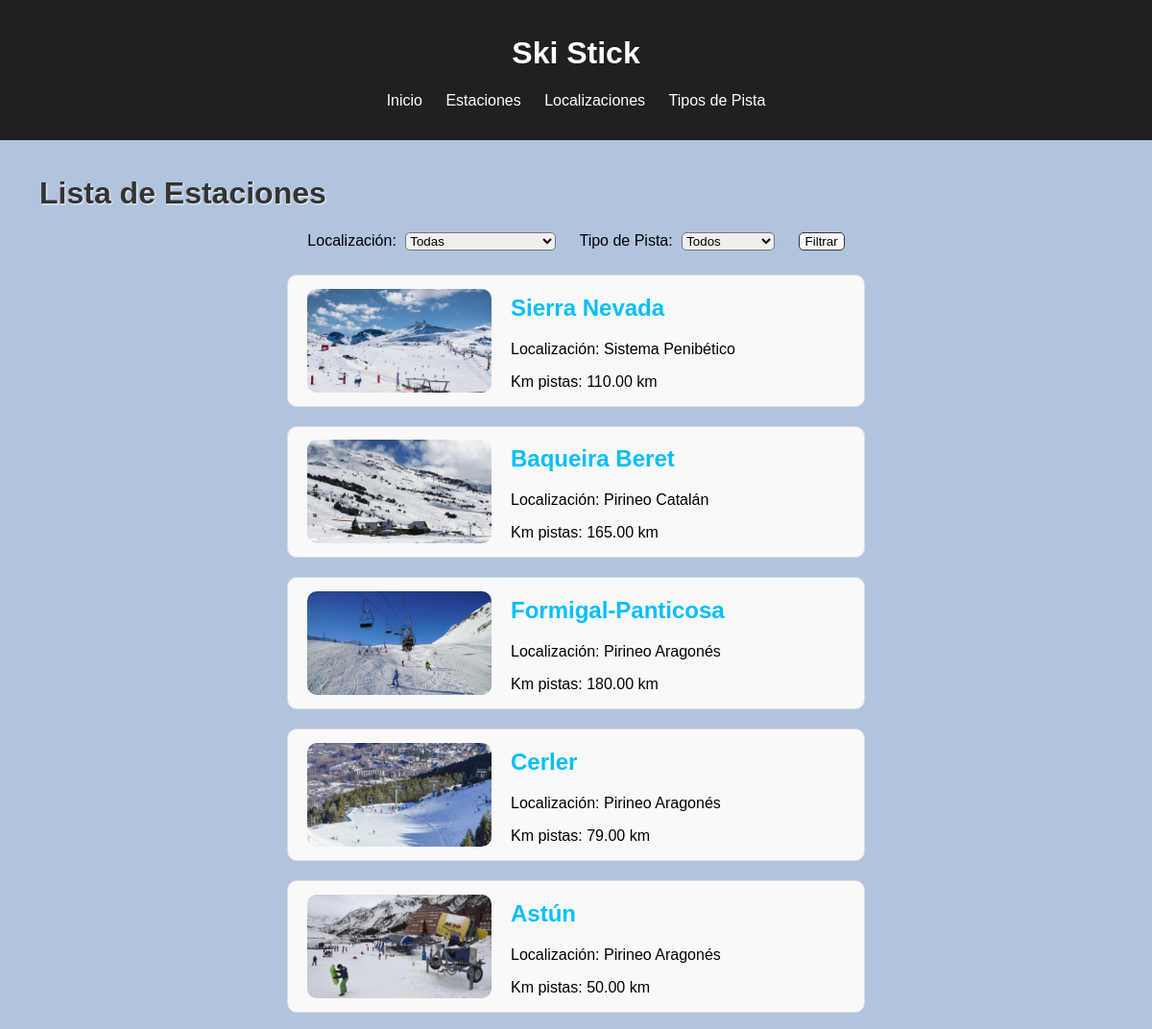
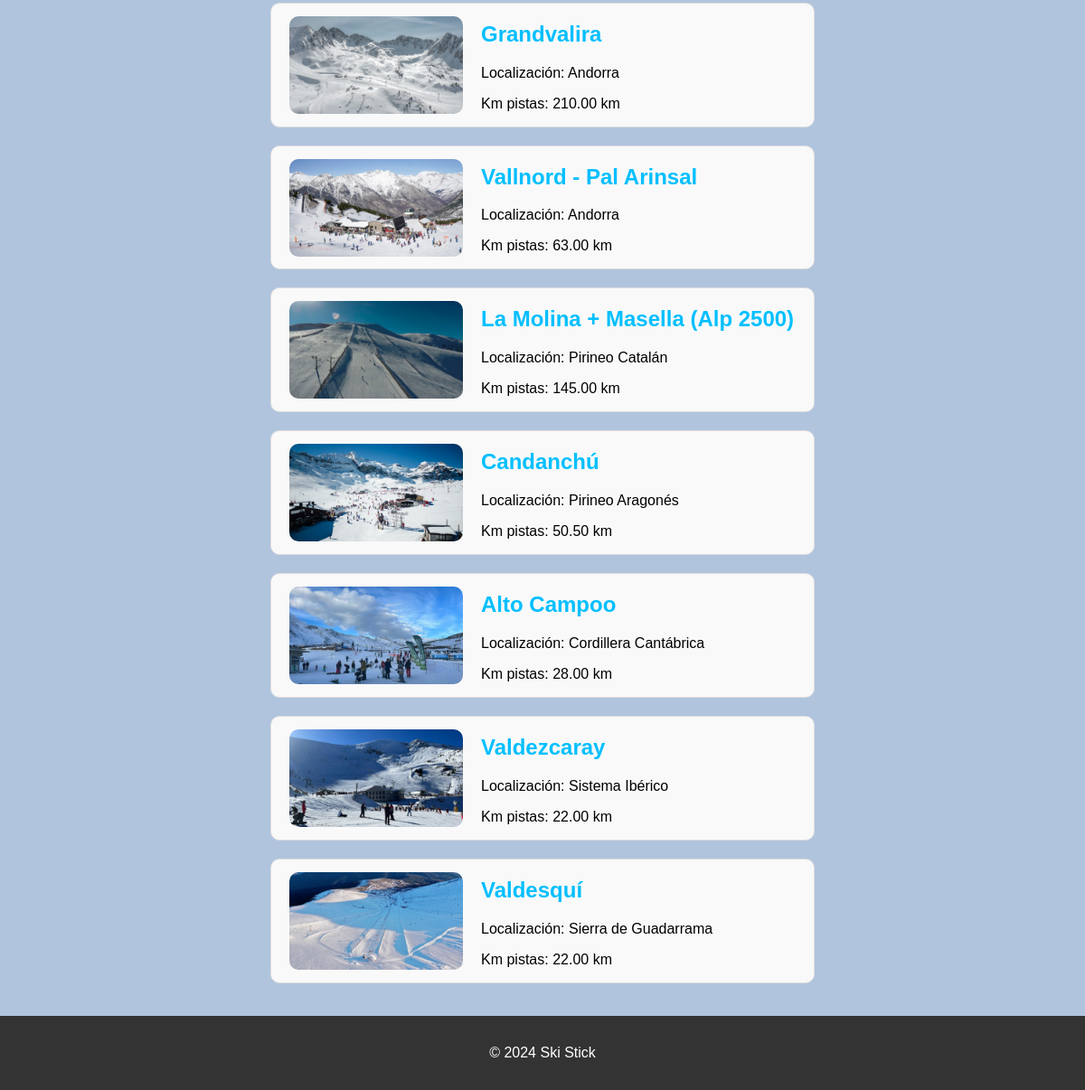
The page /estaciones/ on the database its author committed (2 pictures, top to bottom).
### appSkiStick/models.py (models this page shows, shortened)
class Estacion(models.Model):
    nombre = models.CharField(max_length=100)
    localizacion = models.ForeignKey(Localizacion, on_delete=models.CASCADE, related_name="estaciones")
    km_pistas = models.DecimalField(max_digits=5, decimal_places=2, help_text="Longitud total esquiable en kilómetros")
    descripcion = models.TextField(blank=True, null=True)
    tipos_pista = models.ManyToManyField(TipoDePista, through='EstacionTipoDePista', related_name="estaciones")
    imagen = models.ImageField(upload_to='estaciones/', blank=True, null=True, verbose_name='imagen')
    imagen_plano = models.ImageField(upload_to='estaciones/', blank=True, null=True, verbose_name='imagen_plano')

class Localizacion(models.Model):
    nombre = models.CharField(max_length=100, unique=True)
    descripcion = models.TextField(blank=True, null=True)
    latitud = models.FloatField(null=True, blank=True)
    longitud = models.FloatField(null=True, blank=True)
    imagen = models.ImageField(upload_to='localizacion/', blank=True, null=True, verbose_name='imagen_localizacion')
    def __str__(self):
        return self.nombre

### appSkiStick/views.py (the view)
# urls.py: path('estaciones/', EstacionListView.as_view(), name='estacion_list'),
class EstacionListView(ListView):
    model = Estacion
    template_name = "estacion_list.html"
    context_object_name = "estaciones"
    def get_queryset(self):
        queryset = Estacion.objects.all()
        localizacion_id = self.request.GET.get("localizacion")
        tipo_de_pista_id = self.request.GET.get("tipo_de_pista")
        if localizacion_id:
            queryset = queryset.filter(localizacion_id=localizacion_id)
        if tipo_de_pista_id:
            estaciones_con_tipo = EstacionTipoDePista.objects.filter(
                tipo_de_pista_id=tipo_de_pista_id
            ).values_list('estacion_id', flat=True)
            queryset = queryset.filter(id__in=estaciones_con_tipo)
        return queryset
    def get_context_data(self, **kwargs):
        context = super().get_context_data(**kwargs)
        context['localizaciones'] = Localizacion.objects.all()
        context['tipos_de_pista'] = TipoDePista.objects.all()
        return context

### appSkiStick/templates/estacion_list.html (shortened to what this page needs)
{% extends "base.html" %}
{% block content %}
    <h1 class="estaciones-lista-titulo">Lista de Estaciones</h1>
    <div class="estaciones-lista">
        <form method="get" action="{% url 'estacion_list' %}">
            <label for="localizacion">Localización:</label>
            <select name="localizacion" id="localizacion">
                <option value="">Todas</option>
            </select>
            <label for="tipo_de_pista">Tipo de Pista:</label>
            <select name="tipo_de_pista" id="tipo_de_pista">
                <option value="">Todos</option>
            </select>
            <button type="submit">Filtrar</button>
        </form>
        {% for estacion in estaciones %}
            <div class="estacion-item">
                {% if estacion.imagen %}
                <img src="{{ estacion.imagen.url }}" alt="{{ estacion.nombre }}" class="estacion-imagen">
                {% endif %}
                <div class="estacion-info">
                    <h2><a href="{% url 'estacion_detail' estacion.pk %}">{{ estacion.nombre }}</a></h2>
                    <p>Localización: {{ estacion.localizacion }}</p>
                    <p>Km pistas: {{ estacion.km_pistas }} km</p>
                </div>
            </div>
        {% empty %}
            <p>No se encontraron estaciones con los filtros seleccionados.</p>
        {% endfor %}
    </div>
{% endblock %}

### appSkiStick/templates/base.html (shortened to what this page needs)
<!DOCTYPE html>
<html lang="es">
<head>
    <link rel="stylesheet" href="https://unpkg.com/leaflet@1.9.3/dist/leaflet.css" />
    {% load static %}
    <link rel="stylesheet" href="{% static 'css/styles.css' %}">
</head>
<body>
    <header>
        <h1><a href="{% url 'home' %}">Ski Stick</a></h1>
        <nav>
            <ul>
                <li><a href="{% url 'home' %}">Inicio</a></li>
                <li><a href="{% url 'estacion_list' %}">Estaciones</a></li>
                <li><a href="{% url 'localizacion_list' %}">Localizaciones</a></li>
                <li><a href="{% url 'pista_list' %}">Tipos de Pista</a></li>
            </ul>
        </nav>
    </header>
    <main>
        {% block content %}{% endblock %}
    </main>
    <footer>
        <p>&copy; 2024 Ski Stick</p>
    </footer>
</body>
</html>

### appSkiStick/static/css/styles.css (style rules this page uses)
html, body { height: 100%; margin: 0; padding: 0; overflow-y: auto; }
body { font-family: Arial, sans-serif; margin: 0; padding: 0; background-color: lightsteelblue; }
header { background-color: #202020; color: #fff; padding: 1em; text-align: center; }
header h1 a { color: #fff; text-decoration: none; }
nav ul { list-style: none; padding: 0; }
nav ul li { display: inline; margin: 0 10px; }
nav ul li a { color: #fff; text-decoration: none; transition: color 0.3s ease; }
main { min-height: 100vh; padding: 1em; box-sizing: border-box; justify-content: center; }
footer { background-color: #333; color: #fff; text-align: center; padding: 1em; bottom: 0; }
.estaciones-lista-titulo { color: #333; text-shadow: 1px 1px 2px #f9f9f9; margin-left: 25px; }
.estaciones-lista { display: flex; flex-direction: column; align-items: center; }
.estaciones-lista form { margin-bottom: 25px; }
.estaciones-lista label { color: black; margin: 0px 0px; }
.estaciones-lista select { border-radius: 5px; margin: 0px 20px 0px 5px; text-transform: capitalize; }
.estaciones-lista form button { background-color: #f9f9f9; text-decoration: none; border: solid 1px #333; transition: background-color 0.3s ease, color 0.3s ease; cursor: pointer; border-radius: 5px; }
.estacion-item { display: flex; flex-direction: row; align-items: center; border: 1px solid #ddd; border-radius: 10px; background-color: #f9f9f9; margin-bottom: 20px; width: 50vw; }
.estacion-item img { border-radius: 10px; }
.estacion-imagen { height: 108px; width: 192px; border-radius: 10px; margin: 0px 20px; }
.estacion-info a { color: deepskyblue; text-decoration: none; }

### rows shown on the page
Estacion: imagen (picture), nombre "Sierra Nevada", localizacion "Sistema Penibético", km_pistas "110.00"
Estacion: imagen (picture), nombre "Baqueira Beret", localizacion "Pirineo Catalán", km_pistas "165.00"
Estacion: imagen (picture), nombre "Formigal-Panticosa", localizacion "Pirineo Aragonés", km_pistas "180.00"
Estacion: imagen (picture), nombre "Cerler", localizacion "Pirineo Aragonés", km_pistas "79.00"
Estacion: imagen (picture), nombre "Astún", localizacion "Pirineo Aragonés", km_pistas "50.00"
Estacion: imagen (picture), nombre "Grandvalira", localizacion "Andorra", km_pistas "210.00"
Estacion: imagen (picture), nombre "Vallnord - Pal Arinsal", localizacion "Andorra", km_pistas "63.00"
Estacion: imagen (picture), nombre "La Molina + Masella (Alp 2500)", localizacion "Pirineo Catalán", km_pistas "145.00"
Estacion: imagen (picture), nombre "Candanchú", localizacion "Pirineo Aragonés", km_pistas "50.50"
Estacion: imagen (picture), nombre "Alto Campoo", localizacion "Cordillera Cantábrica", km_pistas "28.00"
Estacion: imagen (picture), nombre "Valdezcaray", localizacion "Sistema Ibérico", km_pistas "22.00"
Estacion: imagen (picture), nombre "Valdesquí", localizacion "Sierra de Guadarrama", km_pistas "22.00"
